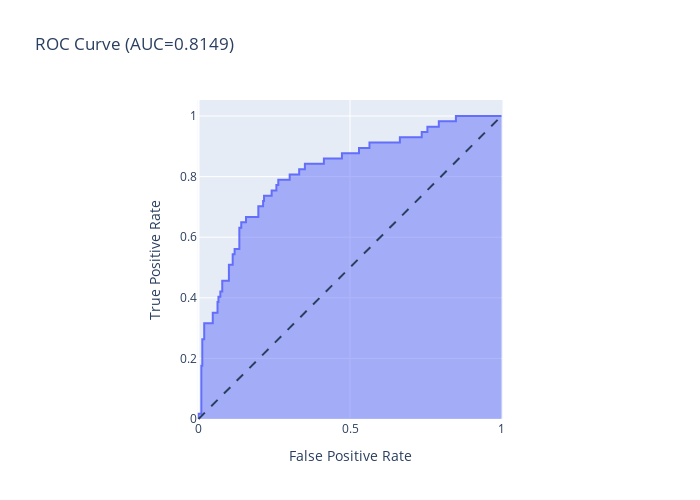

The cell this chart's notebook holds for it:
### Code cell
test_normal = pd.read_csv("/home/sjinich/disco/TrypanoDEEPscreen/.experiments/test_chembl5567_auroc_max_256-256-0.0001-0.3-32.csv")
roc(test_normal["label"],test_normal["1_active_probability"])

### Figure 1 — Plotly figure (JSON) as saved in the notebook; plotly's stock layout.template omitted (floating-point values rounded to 4 significant figures)
{"data": [{"fillpattern": {"shape": ""}, "hovertemplate": "False Positive Rate=%{x}<br>True Positive Rate=%{y}<extra></extra>", "legendgroup": "", "line": {"color": "#636efa"}, "marker": {"symbol": "circle"}, "mode": "lines", "name": "", "orientation": "v", "showlegend": false, "stackgroup": "1", "type": "scatter", "x": [0, 0, 0.009404, 0.009404, 0.01254, 0.01254, 0.01881, 0.01881, 0.04702, 0.04702, 0.0627, 0.0627, 0.06583, 0.06583, 0.0721, 0.0721, 0.07837, 0.07837, 0.1003, 0.1003, 0.1129, 0.1129, 0.1191, 0.1191, 0.1348, 0.1348, 0.1411, 0.1411, 0.1567, 0.1567, 0.1975, 0.1975, 0.2132, 0.2132, 0.2163, 0.2163, 0.2414, 0.2414, 0.2571, 0.2571, 0.2633, 0.2633, 0.3009, 0.3009, 0.3323, 0.3323, 0.3511, 0.3511, 0.4138, 0.4138, 0.4734, 0.4734, 0.5298, 0.5298, 0.5643, 0.5643, 0.6646, 0.6646, 0.7367, 0.7367, 0.7555, 0.7555, 0.7931, 0.7931, 0.8495, 0.8495, 1], "xaxis": "x", "y": [0, 0.01754, 0.01754, 0.1754, 0.1754, 0.2632, 0.2632, 0.3158, 0.3158, 0.3509, 0.3509, 0.386, 0.386, 0.4035, 0.4035, 0.4211, 0.4211, 0.4561, 0.4561, 0.5088, 0.5088, 0.5439, 0.5439, 0.5614, 0.5614, 0.6316, 0.6316, 0.6491, 0.6491, 0.6667, 0.6667, 0.7018, 0.7018, 0.7193, 0.7193, 0.7368, 0.7368, 0.7544, 0.7544, 0.7719, 0.7719, 0.7895, 0.7895, 0.807, 0.807, 0.8246, 0.8246, 0.8421, 0.8421, 0.8596, 0.8596, 0.8772, 0.8772, 0.8947, 0.8947, 0.9123, 0.9123, 0.9298, 0.9298, 0.9474, 0.9474, 0.9649, 0.9649, 0.9825, 0.9825, 1, 1], "yaxis": "y"}], "layout": {"height": 500, "legend": {"tracegroupgap": 0}, "shapes": [{"line": {"dash": "dash"}, "type": "line", "x0": 0, "x1": 1, "y0": 0, "y1": 1}], "title": {"text": "ROC Curve (AUC=0.8149)"}, "width": 700, "xaxis": {"anchor": "y", "constrain": "domain", "domain": [0, 1], "title": {"text": "False Positive Rate"}}, "yaxis": {"anchor": "x", "domain": [0, 1], "scaleanchor": "x", "scaleratio": 1, "title": {"text": "True Positive Rate"}}}}
